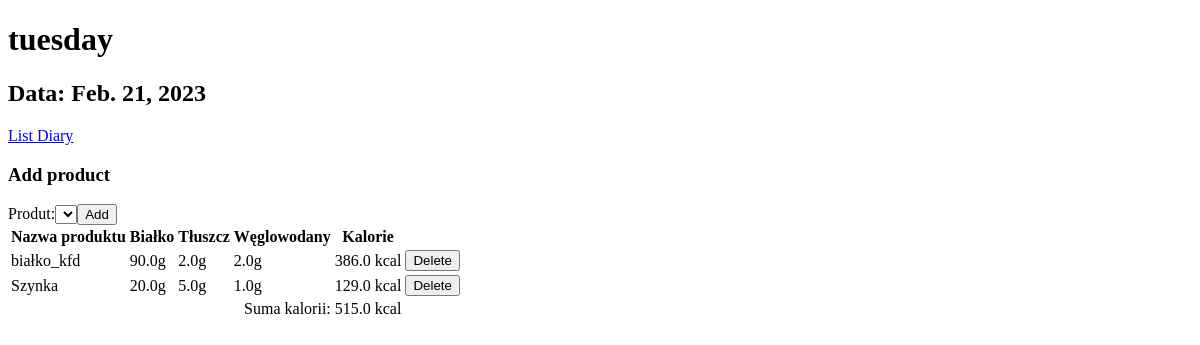
Before: /diary/1/ with the older database file.
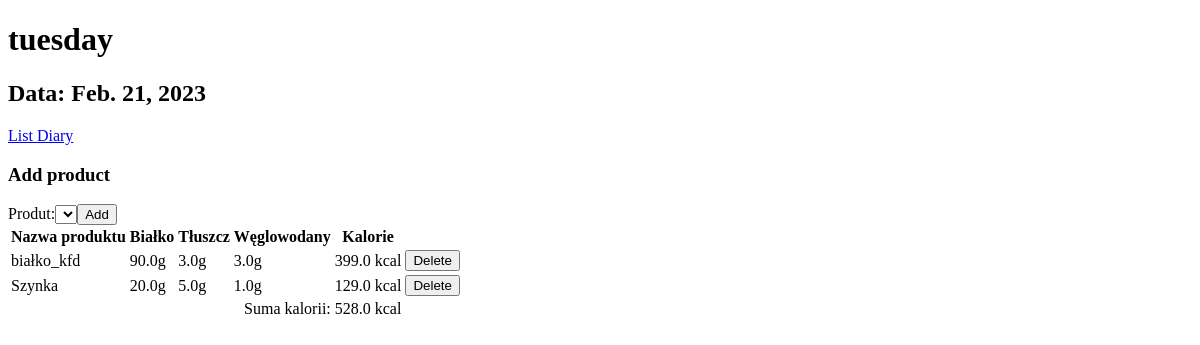
After: the same page with the newer database file.
### models/models.py (models this page shows, shortened)
class Product(models.Model):
    name=models.CharField(max_length=255)
    protein=models.FloatField()
    fat=models.FloatField()
    carbo=models.FloatField()
    def calories(self):
        calories = (self.protein*4) + (self.carbo*4)+(self.fat*9)
        return calories

### models/views.py (the view)
# urls.py: path('diary/<int:diary_id>/',views.diary_detail,name='diary_detail'),
def diary_detail(request,diary_id):
    diary = get_object_or_404(Diary,pk=diary_id)
    products=diary.products.all()
    total_calories=diary.calories()
    return render(request, 'diary_detail.html', {'diary': diary, 'products': products, 'total_calories': total_calories})

### models/models.py (called while the page is built)
    def calories(self):
        total_calories=0
        for product in self.products.all():
            total_calories+=product.calories()
        return total_calories

### templates/diary_detail.html (shortened to what this page needs)
<!DOCTYPE html>
<html>
<head>
</head>
<body>
{% block content %}
  <h1>{{ diary.name }}</h1>
  <h2>Data: {{ diary.date }}</h2>
  <a href="{% url 'diary_list' %}">List Diary</a>
  <table>
    <tr>
      <th>Nazwa produktu</th>
      <th>Białko</th>
      <th>Tłuszcz</th>
      <th>Węglowodany</th>
      <th>Kalorie</th>
    </tr>
    {% for product in products %}
      <tr>
        <td>{{ product.name }}</td>
        <td>{{ product.protein }}g</td>
        <td>{{ product.fat }}g</td>
        <td>{{ product.carbo }}g</td>
        <td>{{ product.calories }} kcal</td>
        <td>
          <form method="post" action="{% url 'diary_remove_product' diary.id product.id %}">
            <button type="submit">Delete</button>
          </form>
      </tr>
    {% endfor %}
    <h3>Add product</h3>
    <form method="post" action="{% url 'diary_add_product' diary.id%}">
    <label for="product">Produt:</label>
    <select id="product" name="product">
    </select>
    <button type="submit">Add</button>
    </form>
    <tr>
      <td colspan="4" style="text-align:right;">Suma kalorii:</td>
      <td>{{ total_calories }} kcal</td>
    </tr>
  </table>
{% endblock %}
</body>
</html>

Changed rows visible on the page:
changed Product "białko_kfd": fat "2.0" → "3.0"; carbo "2.0" → "3.0"; calories "386.0" → "399.0"
Other visible differences:
{{ total_calories }}: "515.0" → "528.0"
